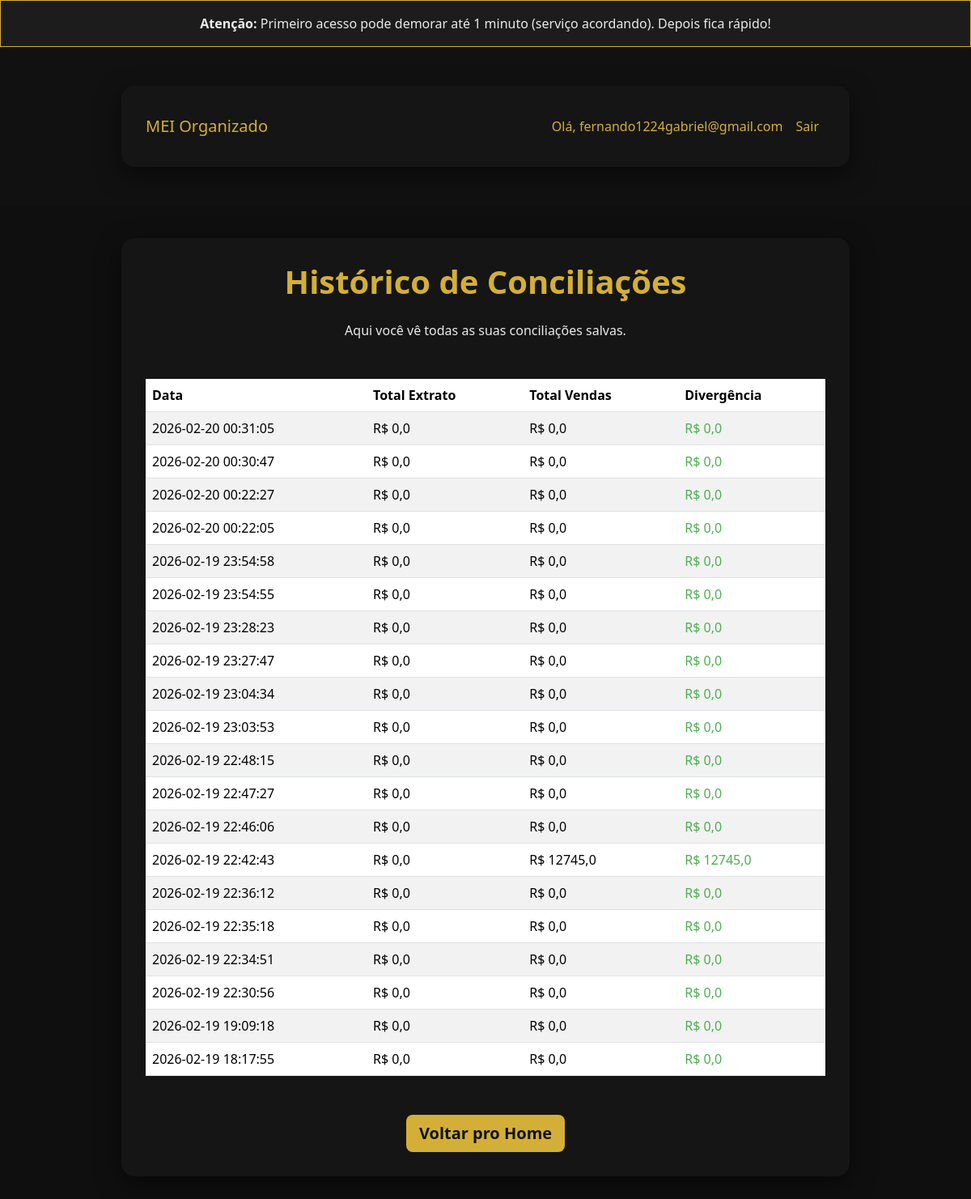
Page /historico (signed in) on the committed database.
### tables this page shows
CREATE TABLE users
             (id INTEGER PRIMARY KEY, email TEXT UNIQUE, password TEXT, is_pro INTEGER DEFAULT 0);

CREATE TABLE conciliacoes
             (id INTEGER PRIMARY KEY, user_id INTEGER, data TEXT, total_extrato REAL, total_vendas REAL, divergencia REAL);

### app.py (the view)
@app.route('/historico')
@login_required
def historico():
    c.execute("SELECT data, total_extrato, total_vendas, divergencia FROM conciliacoes WHERE user_id = ? ORDER BY id DESC", (current_user.id,))
    conciliacoes = c.fetchall()
    return render_template('historico.html', conciliacoes=conciliacoes)

### app.py (called while the page is built)
@login_manager.user_loader
def load_user(user_id):
    c.execute("SELECT id, email, is_pro FROM users WHERE id = ?", (user_id,))
    row = c.fetchone()
    if row:
        return User(row[0], row[1], row[2])
    return None

### templates/historico.html (shortened to what this page needs)
<!DOCTYPE html>
<html lang="pt-BR">
<head>
    <link href="https://cdn.jsdelivr.net/npm/bootstrap@5.3.3/dist/css/bootstrap.min.css" rel="stylesheet">
</head>
<body>
    <div class="alert alert-info text-center mb-0 rounded-0">
        <strong>Atenção:</strong> Primeiro acesso pode demorar até 1 minuto (serviço acordando). Depois fica rápido!
    </div>
    <nav class="navbar navbar-expand-lg navbar-light bg-light">
        <div class="container">
            <a class="navbar-brand" href="/">MEI Organizado</a>
            <div class="navbar-nav ms-auto">
                <span class="nav-link">Olá, {{ current_user.email }}</span>
                <a class="nav-link" href="{{ url_for('logout') }}">Sair</a>
            </div>
        </div>
    </nav>
    <div class="container">
        <h1 class="text-center mb-4">Histórico de Conciliações</h1>
        <p class="text-center mb-5">Aqui você vê todas as suas conciliações salvas.</p>
        {% if conciliacoes %}
            <table class="table table-striped table-hover">
                <thead>
                    <tr>
                        <th>Data</th>
                        <th>Total Extrato</th>
                        <th>Total Vendas</th>
                        <th>Divergência</th>
                    </tr>
                </thead>
                <tbody>
                    {% for conc in conciliacoes %}
                        <tr>
                            <td>{{ conc[0] }}</td>
                            <td>R$ {{ conc[1]|round(2)|string|replace('.', ',') }}</td>
                            <td>R$ {{ conc[2]|round(2)|string|replace('.', ',') }}</td>
                            <td {% if conc[3] >= 0 %}class="text-success"{% else %}class="text-danger"{% endif %}>
                                R$ {{ conc[3]|round(2)|string|replace('.', ',') }}
                            </td>
                        </tr>
                    {% endfor %}
                </tbody>
            </table>
        {% else %}
            <div class="alert alert-info text-center">
                Ainda não há conciliações salvas. Faça uma nova no <a href="{{ url_for('home') }}">home</a>.
            </div>
        {% endif %}
        <div class="text-center mt-5">
            <a href="{{ url_for('home') }}" class="btn btn-primary btn-lg">Voltar pro Home</a>
        </div>
    </div>
</body>
</html>

### templates/historico.html (style rules this page uses)
body { background: #0F0F0F; font-family: system-ui, sans-serif; color: #EAEAEA; }
.container { max-width: 900px; margin: 40px auto; padding: 30px; background: #151515; border-radius: 16px; box-shadow: 0 10px 30px rgba(0,0,0,0.5); }
h1 { color: #D4AF37; font-weight: 700; }
.navbar { background: #111 !important; }
.navbar-brand, .nav-link { color: #D4AF37 !important; font-weight: 500; }
.btn-primary { background: #D4AF37; border: none; color: #111; font-weight: 600; }
.table { margin-top: 30px; color: #EAEAEA; }
.table thead { background: #1C1C1C; color: #D4AF37; }
.table-striped tbody tr:nth-of-type(odd) { background-color: #181818; }
.alert-info { background: #1C1C1C; border: 1px solid #D4AF37; color: #EAEAEA; }
.text-success { color: #4CAF50 !important; }
a { color: #D4AF37; }

### rows in the picture
users: email "fernando1224gabriel@gmail.com"
conciliacoes: data "2026-02-20 00:31:05", total_extrato "0,0", total_vendas "0,0", divergencia "0,0"
conciliacoes: data "2026-02-20 00:30:47", total_extrato "0,0", total_vendas "0,0", divergencia "0,0"
conciliacoes: data "2026-02-20 00:22:27", total_extrato "0,0", total_vendas "0,0", divergencia "0,0"
conciliacoes: data "2026-02-20 00:22:05", total_extrato "0,0", total_vendas "0,0", divergencia "0,0"
conciliacoes: data "2026-02-19 23:54:58", total_extrato "0,0", total_vendas "0,0", divergencia "0,0"
conciliacoes: data "2026-02-19 23:54:55", total_extrato "0,0", total_vendas "0,0", divergencia "0,0"
conciliacoes: data "2026-02-19 23:28:23", total_extrato "0,0", total_vendas "0,0", divergencia "0,0"
conciliacoes: data "2026-02-19 23:27:47", total_extrato "0,0", total_vendas "0,0", divergencia "0,0"
conciliacoes: data "2026-02-19 23:04:34", total_extrato "0,0", total_vendas "0,0", divergencia "0,0"
conciliacoes: data "2026-02-19 23:03:53", total_extrato "0,0", total_vendas "0,0", divergencia "0,0"
conciliacoes: data "2026-02-19 22:48:15", total_extrato "0,0", total_vendas "0,0", divergencia "0,0"
conciliacoes: data "2026-02-19 22:47:27", total_extrato "0,0", total_vendas "0,0", divergencia "0,0"
conciliacoes: data "2026-02-19 22:46:06", total_extrato "0,0", total_vendas "0,0", divergencia "0,0"
conciliacoes: data "2026-02-19 22:42:43", total_extrato "0,0", total_vendas "12745,0", divergencia "12745,0"
conciliacoes: data "2026-02-19 22:36:12", total_extrato "0,0", total_vendas "0,0", divergencia "0,0"
conciliacoes: data "2026-02-19 22:35:18", total_extrato "0,0", total_vendas "0,0", divergencia "0,0"
conciliacoes: data "2026-02-19 22:34:51", total_extrato "0,0", total_vendas "0,0", divergencia "0,0"
conciliacoes: data "2026-02-19 22:30:56", total_extrato "0,0", total_vendas "0,0", divergencia "0,0"
conciliacoes: data "2026-02-19 19:09:18", total_extrato "0,0", total_vendas "0,0", divergencia "0,0"
conciliacoes: data "2026-02-19 18:17:55", total_extrato "0,0", total_vendas "0,0", divergencia "0,0"
